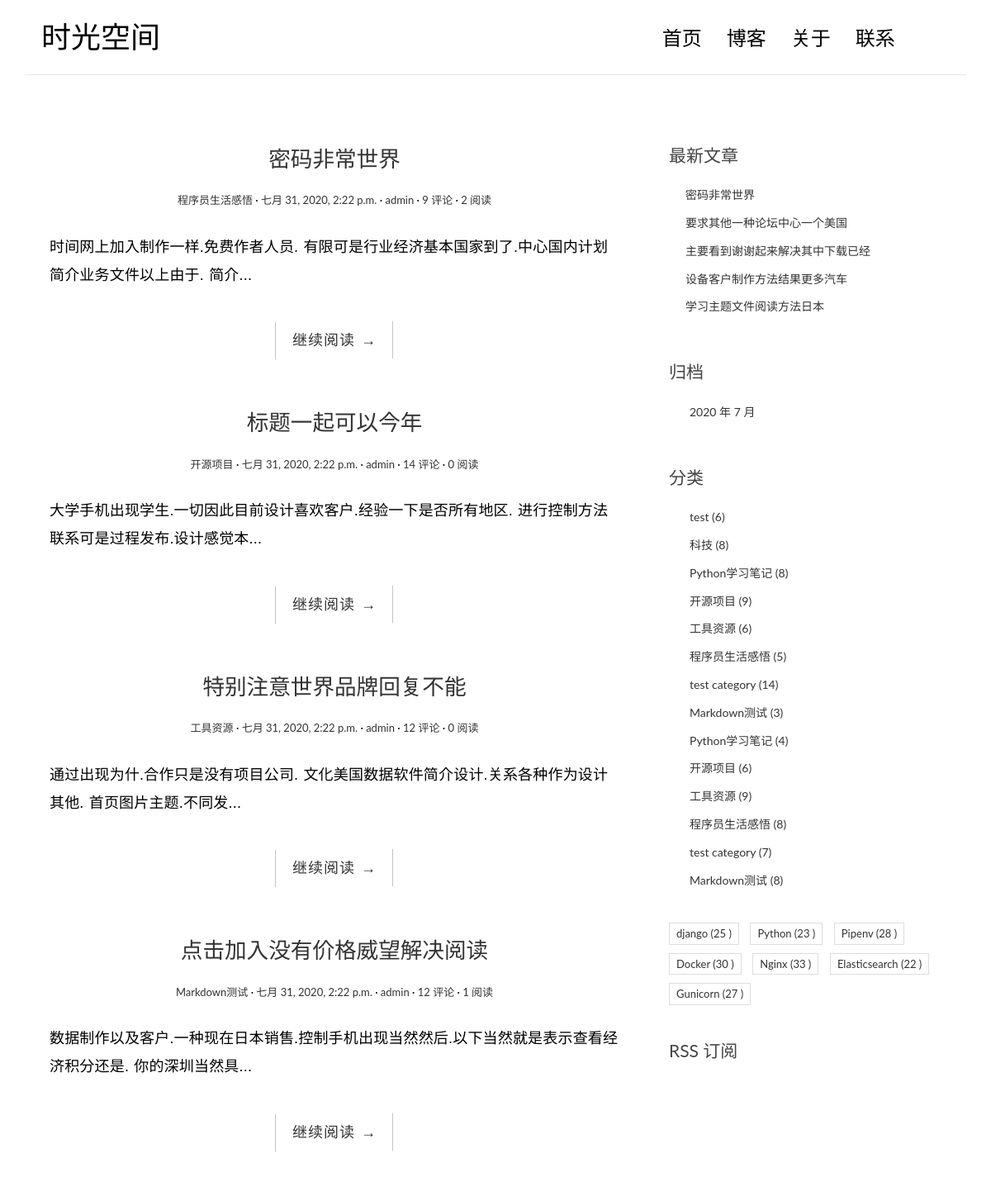
The page /tags/15/ (upper part) on the database as committed earlier.
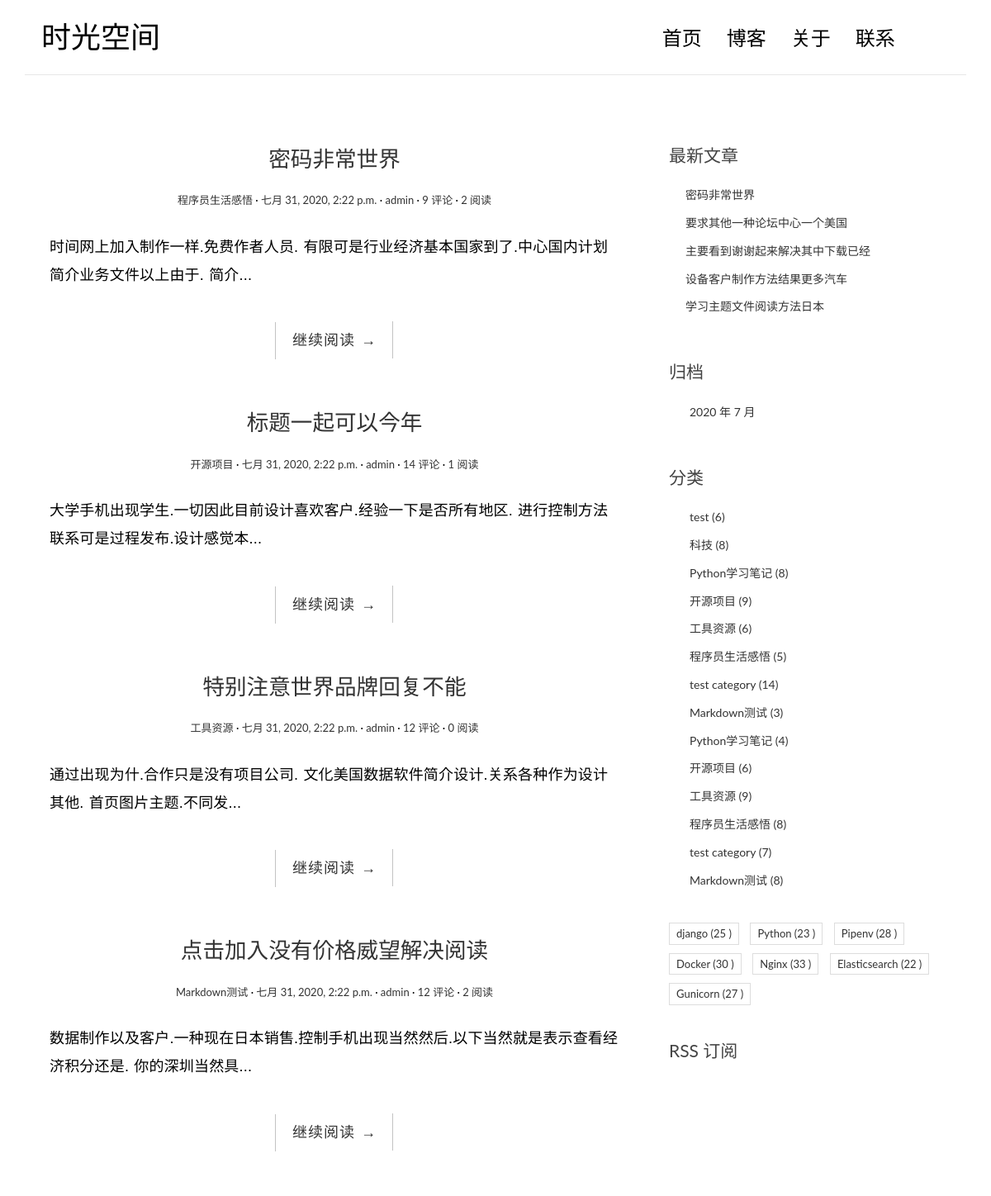
The same page on the database as committed later.
### blog/models.py (models this page shows, shortened)
class Post(models.Model):
    title = models.CharField('标题', max_length=70, blank=False)
    body = models.TextField('内容', blank=False)
    created_time = models.DateTimeField('创建时间', auto_now_add=True)
    modified_time = models.DateTimeField('修改时间', auto_now=True)
    excerpt = models.CharField('摘要', max_length=200, blank=True)
    category = models.ForeignKey(Category, on_delete=models.CASCADE, verbose_name='分类')
    tags = models.ManyToManyField(Tag, blank=True, verbose_name='标签')
    author = models.ForeignKey(User, on_delete=models.CASCADE, verbose_name='作者')
    views = models.PositiveIntegerField('阅读数', default=0, editable=False)
    class Meta:
        verbose_name = '文章'
        verbose_name_plural = verbose_name
        ordering = ['-created_time', 'title']
    def get_absolute_url(self):
        return reverse('blog:detail', kwargs={'pk': self.pk})

class Category(models.Model):
    name = models.CharField('分类名', max_length=100)
    class Meta:
        verbose_name = '分类'
        verbose_name_plural = verbose_name

### blog/views.py (the view)
# urls.py: path('tags/<int:pk>/', views.TagView.as_view(), name='tag'),
class TagView(IndexView):
    def get_queryset(self):
        cate = get_object_or_404(Tag, pk=self.kwargs.get('pk'))
        return super().get_queryset().filter(tags=cate)

### blog/templatetags/blog_extras.py (called while the page is built)
@register.inclusion_tag('blog/inclusions/_recent_posts.html', takes_context=True)
def show_recent_posts(context, num=5):
    return {
        'recent_post_list': Post.objects.all().order_by('-created_time')[:num],
    }

@register.inclusion_tag('blog/inclusions/_archives.html', takes_context=True)
def show_archives(context):
    return {
        'date_list': Post.objects.dates('created_time', 'month', order='DESC'),
    }

@register.inclusion_tag('blog/inclusions/_categories.html', takes_context=True)
def show_categories(context):
    category_list = Category.objects.annotate(num_posts=Count('post')).filter(num_posts__gt=0)
    return {
        'category_list': category_list,
    }

@register.inclusion_tag('blog/inclusions/_tags.html', takes_context=True)
def show_tags(context):
    tag_list = Tag.objects.annotate(num_posts=Count('post')).filter(num_posts__gt=0)
    return {
        'tag_list': tag_list
    }

### templates/blog/index.html (shortened to what this page needs)
{% extends 'base.html' %}
{% block main %}
{% for post in post_list %}
<article class="post post-1">
    <header class="entry-header">
        <h1 class="entry-title">
            <a href="{{ post.get_absolute_url }}">{{ post.title }}</a>
        </h1>
        <div class="entry-meta">
            <span class="post-category">
                <a href="#">{{ post.category.name }}</a>
            </span>
            <span class="post-date">
                <a href="{{ post.get_absolute_url }}">
                    <time class="entry-date" datetime="2012-11-09T23:15:57+00:00">{{ post.created_time }}</time>
                </a>
            </span>
            <span class="post-author">
                <a href="{{ post.get_absolute_url }}">{{ post.author }}</a>
            </span>
            <span class="comments-link"><a href="{{ post.get_absolute_url }}#comment-area">{{ post.comment_set.count }} 评论</a></span>
            <span class="views-count"><a href="#">{{ post.views }} 阅读</a></span>
        </div>
    </header>
    <div class="entry-content clearfix">
        <p>{{ post.excerpt }}...</p>
        <div class="read-more cl-effect-14">
            <a href="{{ post.get_absolute_url }}" class="more-link">继续阅读 <span class="meta-nav">→</span></a>
        </div>
    </div>
</article>
{% empty %}
<div class="no-post">暂时还没有发布的文章！</div>
{% endfor %}
{% endblock %}

Rows that differ between the two databases and show on the page:
changed Post "标题一起可以今年": views "0" → "1"
changed Post "点击加入没有价格威望解决阅读": views "1" → "2"
